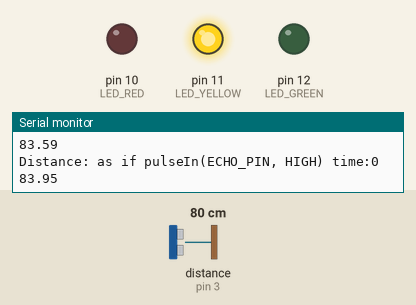
The sketch below on a simulated Arduino Uno, built with avr-gcc and run on an emulated ATmega328P. On the bench: output pins drawn as LEDs (lit = HIGH), the last lines printed to the serial monitor. Wiring (inferred from the names in the program): ultrasonic range finder: trigger pin 4; echo pin 3. The test bench sets the inputs (shaded band); at power-on: distance to the obstacle (sensor on pin 3) 80 cm. The echo pulse lasts 58.3 µs per cm; pins used as bus, display or sensor lines are not drawn.

Above: at 1.2 s.
1.3 s: distance to the obstacle (sensor on pin 3) set to 67 cm
At 3.15 s:
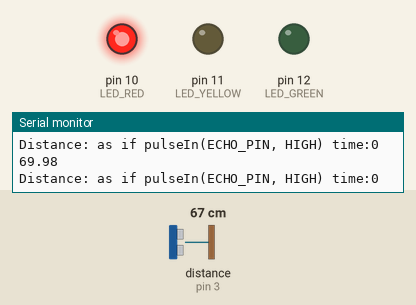
4.3 s: distance to the obstacle (sensor on pin 3) set to 250 cm
At 4.9 s:
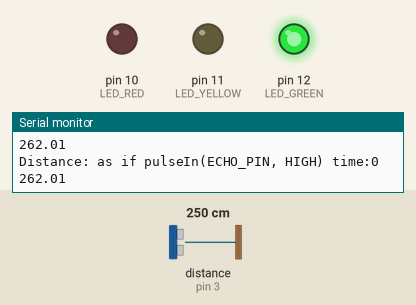
5.8 s: distance to the obstacle (sensor on pin 3) set to 2 cm
At 6.7 s:
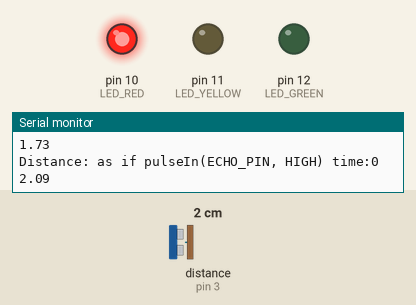
7.3 s: distance to the obstacle (sensor on pin 3) set to 120 cm
At 8.1 s:
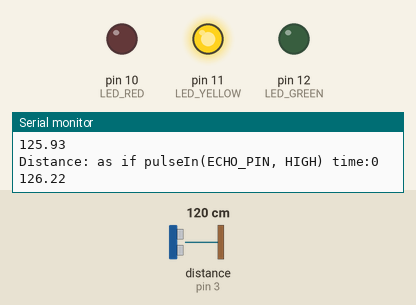
Timing chart, 0 to 9.8 s (numbered marks = the images above; inputs shaded):
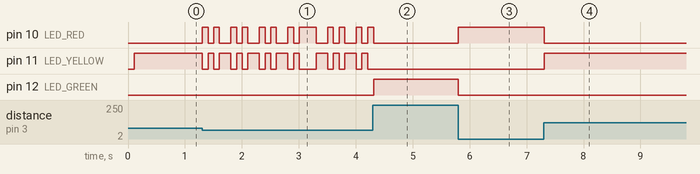

The sketch:

UltraSonicSensor.ino
```cpp
#define ECHO_PIN 3
#define TRIGGER_PIN 4
#define LED_RED 10
#define LED_YELLOW 11
#define LED_GREEN 12

unsigned long lastTimeTrig = millis();
int triggerDelay = 100;
int limitToYellow = 190;
int limitToRed = 70;

volatile unsigned long beginPulse;
volatile unsigned long endPulse;
volatile bool newDistance= false;

void triggerUltraSonicSensor();
double getDistance();
void echoPinInterrupt();
void setUpLed();
void lightLed(double distance);
void setup()
{
    Serial.begin(9600);
    pinMode(ECHO_PIN, INPUT);
    pinMode(TRIGGER_PIN, OUTPUT);
  setUpLed();
  attachInterrupt(digitalPinToInterrupt(ECHO_PIN),echoPinInterrupt, CHANGE);
}

void loop()
{
    unsigned long timeNow = millis();

    if (timeNow - lastTimeTrig > triggerDelay)
    {
        lastTimeTrig += triggerDelay;
        triggerUltraSonicSensor();

    }

  if(newDistance){
  	Serial.print("Distance: ");
    double distance = getDistance();
    Serial.println(distance);
	lightLed(distance);
    newDistance = false;
  }
}


void setUpLed(){
	pinMode(LED_RED, OUTPUT);
  pinMode(LED_GREEN, OUTPUT);
  pinMode(LED_YELLOW, OUTPUT);
}
void triggerUltraSonicSensor()
{
    digitalWrite(TRIGGER_PIN, LOW);
    delayMicroseconds(2);
    digitalWrite(TRIGGER_PIN, HIGH);
    delayMicroseconds(10);
    digitalWrite(TRIGGER_PIN, LOW);
}


double getDistance()
{
    unsigned long timeBefore = millis();
    double duration = endPulse-beginPulse;
    unsigned long timeNow = millis();
    unsigned long time = timeNow - timeBefore;

    Serial.print("as if pulseIn(ECHO_PIN, HIGH) time:");
    Serial.println(time);
    double distance = duration * 0.036/2;

    return distance;
}

void lightLed(double distance){
  if(distance>limitToYellow){
  	digitalWrite(LED_GREEN, HIGH);
    digitalWrite(LED_RED, LOW);
    digitalWrite(LED_YELLOW, LOW);
  }
  else if(distance<=limitToYellow && distance>limitToRed){
  	digitalWrite(LED_GREEN, LOW);
    digitalWrite(LED_RED, LOW);
        digitalWrite(LED_YELLOW, HIGH);

  }
  else{
  digitalWrite(LED_GREEN, LOW);
   digitalWrite(LED_RED, HIGH);
  digitalWrite(LED_YELLOW, LOW);}
}


// double getDistance()
// {
//     unsigned long timeBefore = millis();
//     double duration = pulseIn(ECHO_PIN, HIGH);
//     unsigned long timeNow = millis();

//     unsigned long time = timeNow - timeBefore;

//     Serial.print("pulseIn(ECHO_PIN, HIGH) time:");
//     Serial.println(time);
//     double distance = duration * 0.017;

//     return distance;
// }
void echoPinInterrupt(){
  if(digitalRead(ECHO_PIN)==HIGH){
    beginPulse = micros();
  }
  else{
  	endPulse = micros();
    newDistance = true;
  }
}
```

Measured:
- after the input at 1.3 s, pin 10 (LED_RED): LOW → HIGH at once, → LOW 0.10 s later, → HIGH 0.10 s later, → LOW 0.10 s later, … (23 changes in this stretch); pin 11 (LED_YELLOW): HIGH → LOW at once, → HIGH 0.10 s later, → LOW 0.10 s later, → HIGH 0.10 s later, … (23 changes in this stretch)
- after the input at 4.3 s, pin 10 (LED_RED): goes on until 4.3 s, then stays LOW; pin 11 (LED_YELLOW): stops changing and stays LOW; pin 12 (LED_GREEN): LOW → HIGH at once
- after the input at 5.8 s, pin 10 (LED_RED): LOW → HIGH at once; pin 12 (LED_GREEN): HIGH → LOW at once
- after the input at 7.3 s, pin 10 (LED_RED): HIGH → LOW at once; pin 11 (LED_YELLOW): LOW → HIGH at once
